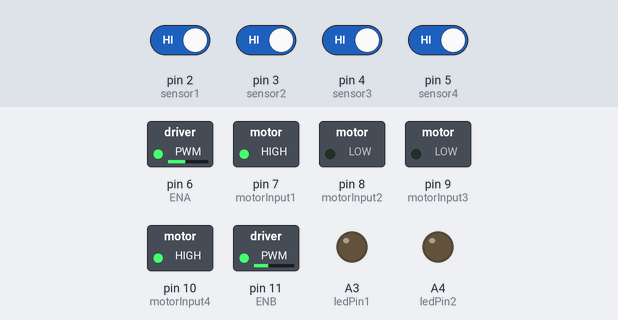
This sketch was run on a simulated Arduino Uno, built with avr-gcc and run on an emulated ATmega328P. Parts: switched loads named in the sketch (green lamp = pin HIGH), output pins drawn as LEDs (lit = HIGH). Inputs (shaded band) come from the test bench; at power-on: pin 2 (sensor1), pin 3 (sensor2), pin 4 (sensor3), pin 5 (sensor4) HIGH. What the sketch prints to the serial monitor is not drawn.

Above: at 2.7 s.
2.8 s: pin 3 (sensor2) driven LOW and pin 4 (sensor3) driven LOW
At 3.3 s:
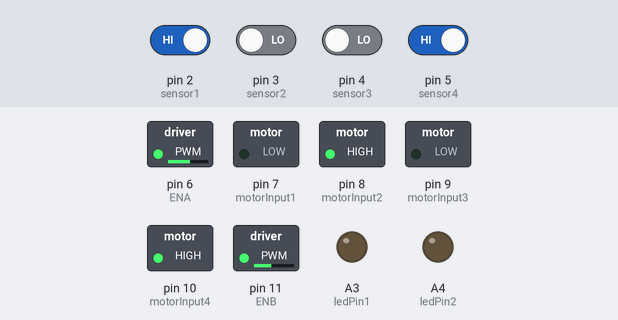
4.5 s: pin 5 (sensor4) driven LOW
At 4.7 s:
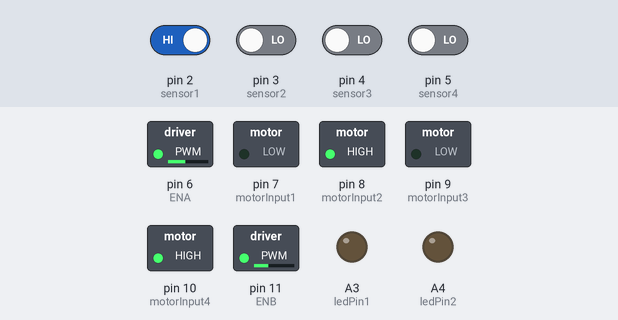
7.5 s: pin 2 (sensor1) driven LOW
At 8.6 s:
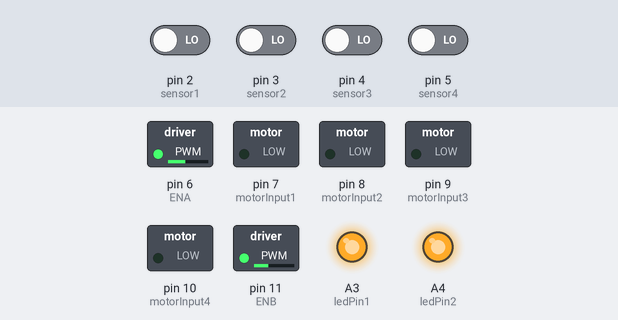
9.2 s: pin 2 (sensor1) driven HIGH
At 9.4 s:
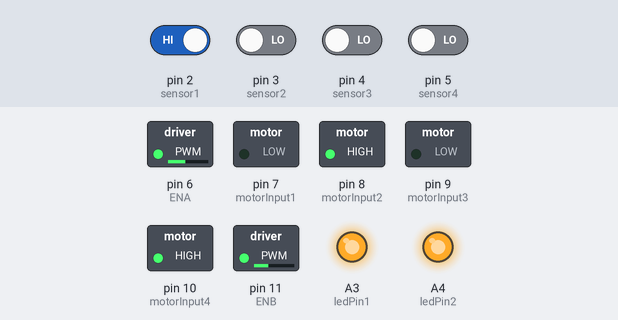
12.2 s: pin 3 (sensor2) driven HIGH
At 13.3 s:
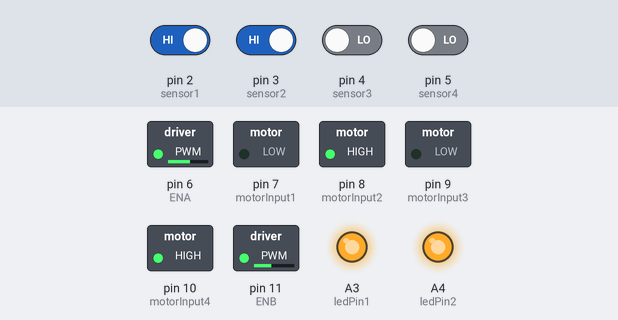
13.7 s: pin 3 (sensor2) driven LOW
At 13.9 s:
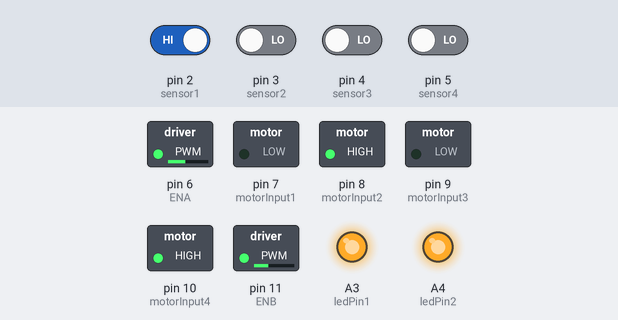
Timing chart, 0 to 16.7 s (numbered marks = the images above; inputs shaded):
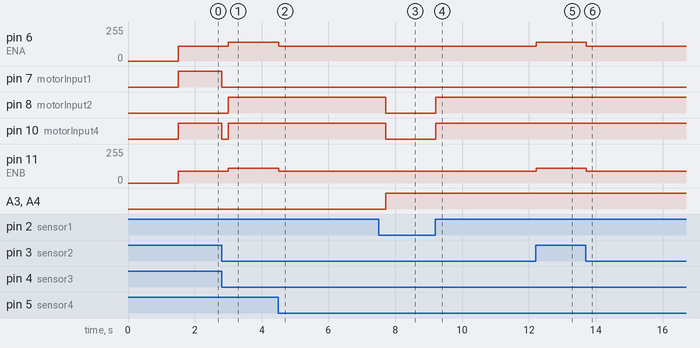

The sketch:

code_tanpa_PID.ino
```cpp
// IR Sensors
int sensor1 = 2;      // Sensor Paling Kiri
int sensor2 = 3;
int sensor3 = 4;
int sensor4 = 5;      // Sensor Paling Kanan

// inisial Nilai Sensor
int sensor[4] = {0, 0, 0, 0};

// Pin Motor dan PWM
int ENA = 6;
int motorInput1 = 7;
int motorInput2 = 8;
int motorInput3 = 9;
int motorInput4 = 10;
int ENB = 11;

//Inisial Kecepatan motor
int initial_motor_speed = 140; // kalibrasi kecepatan motor

// Indikator Output Pin LED
int ledPin1 = A3;
int ledPin2 = A4;

int flag = 0;


float error = 0, PID_value = 100;

void setup()
{
  pinMode(sensor1, INPUT);
  pinMode(sensor2, INPUT);
  pinMode(sensor3, INPUT);
  pinMode(sensor4, INPUT);

  pinMode(motorInput1, OUTPUT);
  pinMode(motorInput2, OUTPUT);
  pinMode(motorInput3, OUTPUT);
  pinMode(motorInput4, OUTPUT);
  pinMode(ENA, OUTPUT);
  pinMode(ENB, OUTPUT);

  pinMode(ledPin1, OUTPUT);
  pinMode(ledPin2, OUTPUT);

  digitalWrite(ledPin1, LOW);
  digitalWrite(ledPin2, LOW);

  Serial.begin(9600);
  delay(500);
  Serial.println("Started !!");
  delay(1000);
}

void loop()
{
  read_sensor_values();
  Serial.print(error);
  if (error == 100) {               // Belok kiri sampai mendeteksi jalan lurus
    //Serial.print("\t");
    //Serial.println("Left");
    do {
      read_sensor_values();
      analogWrite(ENA, 110); // Kecepatan Motor Kiri
      analogWrite(ENB, 90); // Kecepatan Motor Kanan
      belok_kiri_tajam();
    } while (error != 0);

  } else if (error == 101) {          // Belok kanan jika mendeteksi hanya jalan yang benar (itu akan menuju ke arah depan jika lurus dan kanan "| -")
                                      // sampai mendeteksi jalan lurus.
    //Serial.print("\t");
    //Serial.println("Right");
    analogWrite(ENA, 110); // Kecepatan Motor Kiri
    analogWrite(ENB, 90); // Kecepatan Motor Kanan
    maju();
    delay(200);
    berhenti();
    read_sensor_values();
    if (error == 102) {
      do {
        analogWrite(ENA, 110); // Kecepatan Motor Kiri
        analogWrite(ENB, 90); // Kecepatan Motor Kanan
        belok_kanan_tajam();
        read_sensor_values();
      } while (error != 0);
    }
  } else if (error == 102) {        // Belok kiri sampai mendeteksi jalan lurus
    //Serial.print("\t");
    //Serial.println("Belok tajam ke kiri");
    do {
      analogWrite(ENA, 110); // Kecepatan Motor Kiri
      analogWrite(ENB, 90); // Kecepatan Motor Kanan
      belok_kiri_tajam();
      read_sensor_values();
      if (error == 0) {
        berhenti();
        delay(200);
      }
    } while (error != 0);
  } else if (error == 103) {        // Belok kiri sampai mendeteksi jalan lurus atau berhenti jika jalan buntu tercapai.
    if (flag == 0) {
      analogWrite(ENA, 110); // Kecepatan Motor Kiri
      analogWrite(ENB, 90); // Kecepatan Motor Kanan
      maju();
      delay(200);
      berhenti();
      read_sensor_values();
      if (error == 103) {     /**** Jalan Buntu Tercapai, Berhenti! ****/
        berhenti();
        digitalWrite(ledPin1, HIGH);
        digitalWrite(ledPin2, HIGH);
        flag = 1;
      } else {        /**** Bergerak ke kiri ****/
        analogWrite(ENA, 110); // Kecepatan Motor Kiri
        analogWrite(ENB, 90); // Kecepatan Motor Kanan
        belok_kiri_tajam();
        delay(200);
        do {
          //Serial.print("\t");
          //Serial.println("Left Here");
          read_sensor_values();
          analogWrite(ENA, 110); // Kecepatan Motor Kiri
          analogWrite(ENB, 90); // Kecepatan Motor Kanan
          belok_kiri_tajam();
        } while (error != 0);
      }
    }
  } else {
    motor_control();
  }
}

void read_sensor_values()
{
  sensor[0] = !digitalRead(sensor1);
  sensor[1] = !digitalRead(sensor2);
  sensor[2] = !digitalRead(sensor3);
  sensor[3] = !digitalRead(sensor4);

  /*
    Serial.print(sensor[0]);
    Serial.print("\t");
    Serial.print(sensor[1]);
    Serial.print("\t");
    Serial.print(sensor[2]);
    Serial.print("\t");
    Serial.println(sensor[3]);*/

  if ((sensor[0] == 1) && (sensor[1] == 0) && (sensor[2] == 0) && (sensor[3] == 0))
    error = 3;
  else if ((sensor[0] == 1) && (sensor[1] == 1) && (sensor[2] == 0) && (sensor[3] == 0))
    error = 2;
  else if ((sensor[0] == 0) && (sensor[1] == 1) && (sensor[2] == 0) && (sensor[3] == 0))
    error = 1;
  else if ((sensor[0] == 0) && (sensor[1] == 1) && (sensor[2] == 1) && (sensor[3] == 0))
    error = 0;
  else if ((sensor[0] == 0) && (sensor[1] == 0) && (sensor[2] == 1) && (sensor[3] == 0))
    error = -1;
  else if ((sensor[0] == 0) && (sensor[1] == 0) && (sensor[2] == 1) && (sensor[3] == 1))
    error = -2;
  else if ((sensor[0] == 0) && (sensor[1] == 0) && (sensor[2] == 0) && (sensor[3] == 1))
    error = -3;
  else if ((sensor[0] == 1) && (sensor[1] == 1) && (sensor[2] == 1) && (sensor[3] == 0)) // Putar robot ke kiri
    error = 100;
  else if ((sensor[0] == 0) && (sensor[1] == 1) && (sensor[2] == 1) && (sensor[3] == 1)) // Putar robot ke kanan
    error = 101;
  else if ((sensor[0] == 0) && (sensor[1] == 0) && (sensor[2] == 0) && (sensor[3] == 0)) // Putar Balik
    error = 102;
  else if ((sensor[0] == 1) && (sensor[1] == 1) && (sensor[2] == 1) && (sensor[3] == 1)) // Belok kiri atau berhenti
    error = 103;
}

void motor_control()
{
  // Menghitung kecepatan motor efektif:
  int kecepatan_motor_kiri = initial_motor_speed;
  int kecepatan_motor_kanan = initial_motor_speed;

  // Kecepatan motor tidak boleh melebihi nilai PWM maks
  kecepatan_motor_kiri = constrain(kecepatan_motor_kiri, 0, 255);
  kecepatan_motor_kanan = constrain(kecepatan_motor_kanan, 0, 255);

  /*Serial.print(PID_value);
    Serial.print("\t");
    Serial.print(kecepatan_motor_kiri);
    Serial.print("\t");
    Serial.println(kecepatan_motor_kanan);*/

  analogWrite(ENA, kecepatan_motor_kiri); //Kecepatan Motor Kiri
  analogWrite(ENB, kecepatan_motor_kanan - 30); //Kecepatan Motor Kanan

  // Robot Maju
  maju();
}

void maju()
{
  digitalWrite(motorInput1, LOW);
  digitalWrite(motorInput2, HIGH);
  digitalWrite(motorInput3, LOW);
  digitalWrite(motorInput4, HIGH);
}

void mundur()
{
  digitalWrite(motorInput1, HIGH);
  digitalWrite(motorInput2, LOW);
  digitalWrite(motorInput3, HIGH);
  digitalWrite(motorInput4, LOW);
}

void belok_kanan()
{
  digitalWrite(motorInput1, LOW);
  digitalWrite(motorInput2, HIGH);
  digitalWrite(motorInput3, LOW);
  digitalWrite(motorInput4, LOW);
}

void belok_kiri()
{
  digitalWrite(motorInput1, LOW);
  digitalWrite(motorInput2, LOW);
  digitalWrite(motorInput3, LOW);
  digitalWrite(motorInput4, HIGH);
}

void belok_kanan_tajam() {
  digitalWrite(motorInput1, LOW);
  digitalWrite(motorInput2, HIGH);
  digitalWrite(motorInput3, HIGH);
  digitalWrite(motorInput4, LOW);
}

void belok_kiri_tajam() {
  digitalWrite(motorInput1, HIGH);
  digitalWrite(motorInput2, LOW);
  digitalWrite(motorInput3, LOW);
  digitalWrite(motorInput4, HIGH);
}

void berhenti()
{
  digitalWrite(motorInput1, LOW);
  digitalWrite(motorInput2, LOW);
  digitalWrite(motorInput3, LOW);
  digitalWrite(motorInput4, LOW);
}
```

Measured:
- after the input at 2.8 s, pin 6 (ENA): 110/255 → 140/255 after 0.20 s; pin 7 (motorInput1): HIGH → LOW at once; pin 8 (motorInput2): LOW → HIGH after 0.20 s; pin 10 (motorInput4): HIGH → LOW at once, → HIGH 0.20 s later; pin 11 (ENB): 90/255 → 110/255 after 0.20 s
- after the input at 4.5 s, pin 6 (ENA): 140/255 → 110/255 at once; pin 11 (ENB): 110/255 → 90/255 at once
- after the input at 7.5 s, pin 8 (motorInput2), pin 10 (motorInput4): HIGH → LOW after 0.22 s; A3 (ledPin1), A4 (ledPin2): LOW → HIGH after 0.22 s
- after the input at 9.2 s, pin 8 (motorInput2), pin 10 (motorInput4): LOW → HIGH at once
- after the input at 12.2 s, pin 6 (ENA): 110/255 → 140/255 at once; pin 11 (ENB): 90/255 → 110/255 at once
- after the input at 13.7 s, pin 6 (ENA): 140/255 → 110/255 at once; pin 11 (ENB): 110/255 → 90/255 at once
